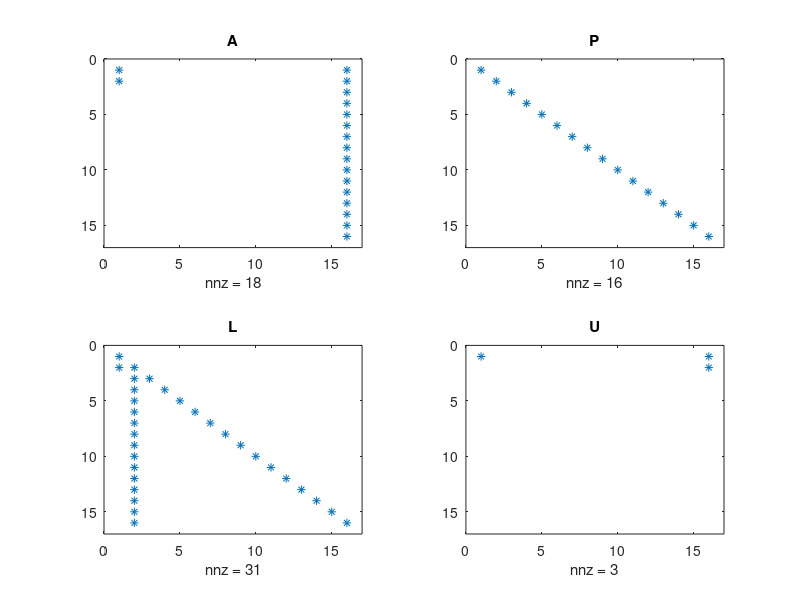

Reproduce this figure in MATLAB.
% sparsity patterns of A, P, L, U when n=16
m16 = linspace(50,100,16)';
c16 = 50 - 20*linspace(0,1,16)';
e16=ones(16, 1);
A16=spdiags([-e, e], [-1, 0], 16, 16); 
A16(:, end) = -m16;
[L16,U16,P16] = lu(A16);

subplot(2,2,1)
spy(A16)
title('A');
subplot(2,2,2)
spy(P16)
title('P');
subplot(2,2,3)
spy(L16)
title('L');
subplot(2,2,4)
spy(U16)
title('U');